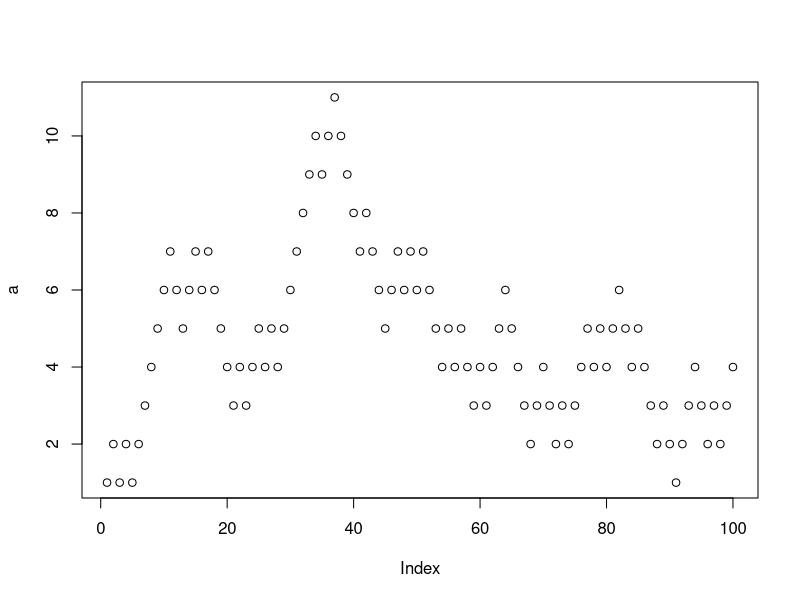
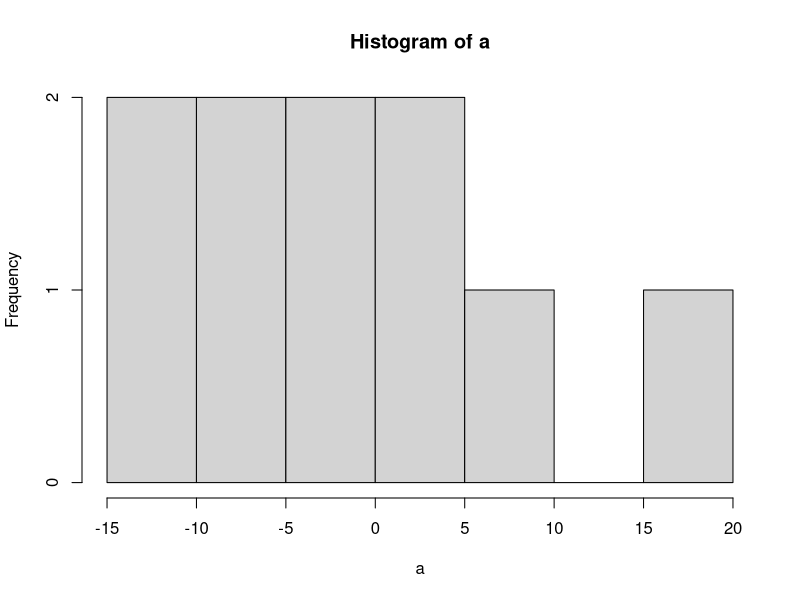

Write the R code that produced these figures, in order. (Note: this script raises an error after producing the figures.)

# Q1 Para gerar no R uma lançamento de moeda, um método elementar é gerar aleatóriamente um número entre 0 e 1, 
# com o comando runif(1). Se o número gerado
# for menor que 0.5, consideramos cara, senão, o resultado foi coroa.
# Construa uma função que simule um passeio aleatório de tamanho n, onde n é
# um argumento da função. A função deve retornar o gráfico do passeio aleatório
# simulado e o valor de Sn.

runif(1)

q1 = function(n){                                              
     Sn = 0                                        
     # objeto a ser usado na contagem
     a = c(NULL)                                   
     # vetor a ser usado para guardar
     for(i in 1:n){                                
     #  os diferentes valores de Sn
         m = runif(1)                              
         if(m<0.5){Sn = Sn + 1                     
         # se menor que 0.5, soma 1
         }else{
         Sn = Sn - 1}                             
         # senao, subtrai 1
         a[i] = Sn}                                
         # guardando os valores de Sn  
     cat(plot(a), Sn)                              
     # devolvendo Sn e o grafico
}
q1(100)

# Q2 Construa uma função que simule r passeios aleatórios de tamanho n, onde n e r
# devem ser argumentos da função. A função deve retornar a média dos Sn e um
# histograma do estado onde terminou o processo.

q2 = function(n,r){                             
     Sn = 0                           
     # objeto de contagem
     a = c(NULL)                      
     # vetor a ser usado para guardar os diferentes valores de sn  
     for(j in 1:r){                   
     # rodando  os r passeios aleatorios     
         for(i in 1:n){               
         # rodando cada passeio aleatorio           
             m = runif(1)             
             if(m<0.5){Sn = Sn + 1    
             # se menor que 0.5, soma 1 
             }else{                    
             Sn = Sn - 1}}            
             # senao, subtrai 1
         a[j] = Sn                    
         # guardando os valores de Sn
         Sn = 0}                      
         # retornando Sn a 0 para contar o proximo passeio 
         cat(mean(a))                 
         # retornando a midia dos Sn
         return(hist(a))              
         # retornando o histograma dos sn 
}  
q2(100,10)  

# Q3
# A - Faça uma função que receba dois números inteiros, n > 0 e r e retorne o
# número total de caminhos que vão da origem até o ponto (n, r), ou seja, Nn,r.
# Não se esqueça de verificar se n e r têm a mesma paridade, caso contrário a
# função deve retornar uma mensagem de erro.
q3a = function(n,r){
      if((r+n)%%2 != 0){stop("N e R devem ter a mesma paridade")}           
      if(r>n){stop("R deve ser igual ou menor que N ")}
      resp = factorial(n)/((factorial((n+r)/2)*factorial(n - (n+r)/2))) 
      # formula do numero de 
      return(resp)                                                      
      # caminhos da origem ate 
}                                                                       
# (n,r)
q3a(10,10)
q3a(4,0)
  
# B - Usando a função anterior, faça uma função que retorne a probabilidade de
# num instante n > 0 o caminho estar na altura r, ou seja, pn,r.

q3b = function(n,r){
      if((r+n)%%2 != 0){stop("N e R devem ter a mesma paridade")}
      if(r>n){stop("R deve ser igual ou menor que N ")}
      cam = factorial(n)/((factorial((n+r)/2)*factorial(n - (n+r)/2))) 
      # formula do numero de caminhos da origem ate (n,r)
      resp = cam/(2^n)                                                 
      # dividindo pelo numero de caminhos possiveis    
      return(resp)                      
      # retornando a probbilidade
}
q3b(100,10)

# Q4 - Utilizando o exercício 2, construa 1000 replicações de um passeio aleatório de 100
# passos. Calcule a proporção de passeios tais que S100 = 10. Compare com o
# resultado obtido no exercício 3.

q4 = function(n,r){ 
  Sn = 0                                       
  # objeto que ajudara na contagem 
  prop = c(NULL)                               
  # vetor que guardara os valores da propor??o           
  # vetor que guardara os valores de Sn
  for(j in 1:n){                               
  # rodando os n passeios
    for(i in 1:r){                             
    # rodando cada passeio
      m = runif(1)
      if(m<0.5){Sn = Sn + 1                    
      # se menor que 0.5, soma 1
      }else{                                   
      # sen?o
      Sn = Sn - 1}}                            
    # subtrai 1
    if(Sn == 10){prop[j] = 1                   
    # contando os Sn = 10;
    }else{
    prop[j] = 0}
    Sn = 0}
  cat(" Propor??o de passeios onde (Sn = 10):",mean(prop))  
  # retorno da probabilidade
}  
q4(1000,100)  

# Q5
# A - Faça uma função que receba um número inteiro positivo n e retorne a probabilidade de ocorrer uma volta a origem no instante n (un). Lembre-se de
# verificar se n é um número par, caso contrário a função deve retornar uma mensagem de erro.

q5a = function(n){
      if(n%%2 != 0){stop("N deve ser um n?mero par")}             
      # verificando se n e par
      U1 = factorial(2*n)/((factorial(n)*factorial(2*n - n)))     
      # primeira parte da formula de Un
      U2 = 2^(2*n)                                                
      # segunda parte da formua de Un      
      U  = U1/U2                                                  
      # divisao
      cat(U)                                                      
      # resultado
} 

q5a(10)
q5a(2)

# B - Melhore a função anterior de forma que ela retorne também essa probabilidade
# aproximada pela fórmula de Stirling, se o usuário preferir.

q5b = function(n,alt){                                    
      if(n%%2 != 0){stop("N deve ser um número par")}       
      # verificando se n e impar
      if(alt == "Stirling"){                                 
         # se o usuario prefere Stirling
         resp = 1/sqrt(pi*n)                                 
         # formula 
         return(resp)                                        
         # retornando a resposta
      }
      U1 = factorial(2*n)/(factorial(n)^2)                   
      # mesmo codigo dado anteriormente
      U2 = 2^(2*n)
      U  = U1/U2
      cat(U)
}
q5b(2,"Stirling")
  
# C - Construa uma tabela que apresenta os erros absolutos e relativos quando utilizamos a aproximação de Stirling, 
# para diversos valores de n (n=2,4,6, 8, 10, 50, 100, 500, 1000).
a = data.frame(NULL)


# Q6 - Utilizando o exercício 2, construa 1000 replicações de um passeio aleatório de 100
# passos. Calcule a proporção de passeios tais que S100 = 0. Compare com o resultado
# obtido no exercício 5).
q6 = function(n,r){
  Sn = 0                            
  # mesmo codigo do exercicio 4, porem com Sn = 0; 
  prop = c(NULL)
  for(j in 1:r){
    for(i in 1:n){
      m = runif(1)
      if(m<0.5){Sn = Sn + 1}else{Sn = Sn - 1}}
    if(Sn == 0){prop[j] = 1}else{prop[j] = 0}
    Sn = 0}
  cat("Propor??o de passeios onde (Sn = 0):",mean(prop))
}  
q6(1000,100)  

# Q7
q7 = function(n){
     if(n%%2 != 0){stop("N deve ser um n?mero par")}       
     # Verificando se n e par
     if( n <= 0 ){stop("N deve ser maior que 0")}          
     # Verificando se n e positivo 
     U1 = factorial(2*n)/(factorial(n)^2)                  
     U2 = 2^(2*n)
     U  = U1/U2                                            
     # formula de Un ja vista antes
     resp = U/(2*n -1)                                     
     # formula de fn = Un/(2*n-1)
     cat(resp)                                             
     # retornando resposta
}
q7(0)
q7(4)

# Q8
q8 = function(n,k){
  if(n%%2 != 0){stop("N deve ser um n?mero par")}    
  # Verificando se n e k sao numeros pares.
  if(k%%2 != 0){stop("K deve ser um n?mero par")}
  U = factorial(n - k)/((factorial(n - k)*factorial(n - k)))/2^(2*(n-k))  
  # formula de Un
  K = factorial(k)/((factorial(k)*factorial(k)))/2^(2*(k))                
  # formula de Un com k
  cat(U*K)                                                 
  # retornando a resposta: U(n)*U(n-k) 
} 

q8(20,10)

# Q9
q9 = function(n,r){
  a = c(NULL)
  k = 1
  # cria um vetor vazio
  for(j in 1:n){
  # roda n vezes
    Sn = 0
    # gruarda o número de vezes que sobe e desce
    for(i in 1:r){
    # roda r vezes
      m = runif(1)
      # numero aleatorio entre 0 e 1
      if(m<0.5){Sn = Sn + 1}else{Sn = Sn - 1}
      # se > 0.5, + 1, se < 0.5: -1;
      if(Sn == 0){
      # se Sn for igual a 0
         a[k] = i  
         # salver no vetor a
         k = k + 1}}}
  print(a)
  # sendo a um vetor com todos os ultimos
  # momentos em que o passeio passou por 0;
  hist(a, breaks = 10)
}  
q9(10,10)  
